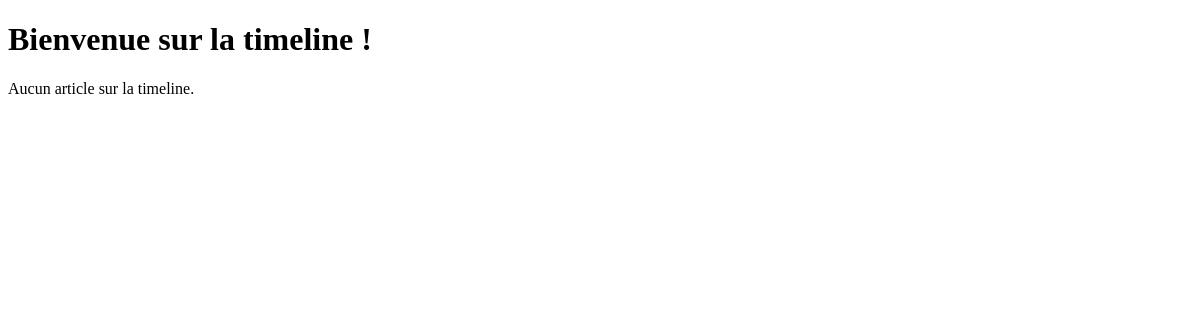
/timeline/, run on an earlier commit of the app's database.
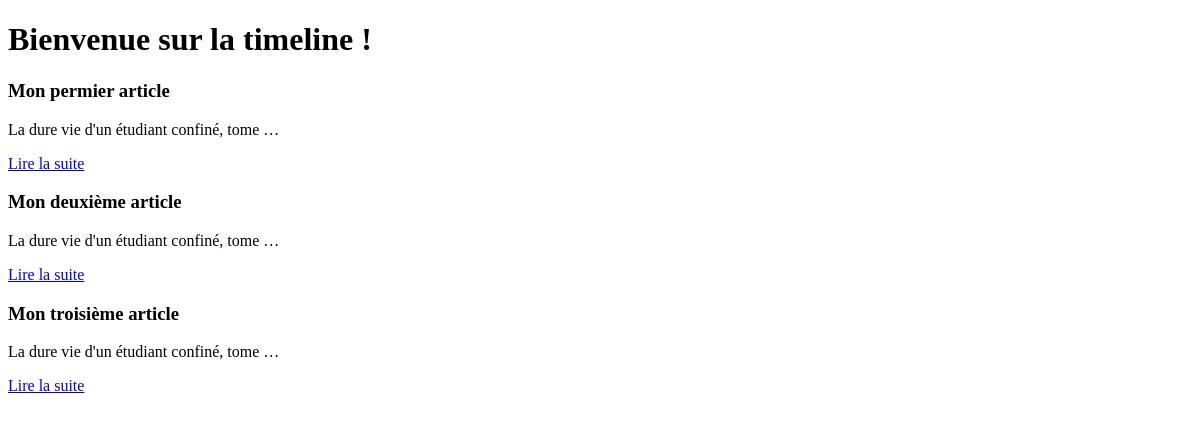
And on a later commit of the database.
### timeline/models.py (models this page shows, shortened)
class Article(models.Model):
    id = models.AutoField(primary_key=True)
    date = models.DateTimeField(default=timezone.now,
                                verbose_name="Date de parution")
    titre = models.CharField(max_length=100)
    auteur = models.CharField(max_length=42)
    contenu_post = models.TextField(null=True)
    photo = models.ImageField(upload_to="photos")
    class Meta:
        verbose_name = "Post"
        verbose_name_plural = "Posts"

### timeline/views.py (the view)
# urls.py: path('timeline/', include("timeline.urls")),
def timeline(request):
    posts = Article.objects.all()
    return render(request, 'timeline/timeline.html', {'posts': posts})

### timeline/templates/timeline/timeline.html (shortened to what this page needs)
<!DOCTYPE html>
<html lang="en">
<head>
</head>
<body>
<h1>Bienvenue sur la timeline !</h1>
{% for post in posts %}
    <div class="post">
        <h3>{{ post.titre }}</h3>
        <p>{{ post.contenu_post|truncatewords_html:7 }}</p>
        <p><a href={{ post.id }}>Lire la suite</a></p>
    </div>
{% empty %}
    <p>Aucun article sur la timeline.</p>
{% endfor %}
</body>
</html>

What changed in the data, as far as the page shows it:
added Article: titre "Mon permier article", contenu_post "La dure vie d'un étudiant confiné, tome …"
added Article: titre "Mon deuxième article", contenu_post "La dure vie d'un étudiant confiné, tome …"
added Article: titre "Mon troisième article", contenu_post "La dure vie d'un étudiant confiné, tome …"
Also different on the page:
text no longer shown: "Aucun article sur la timeline."
